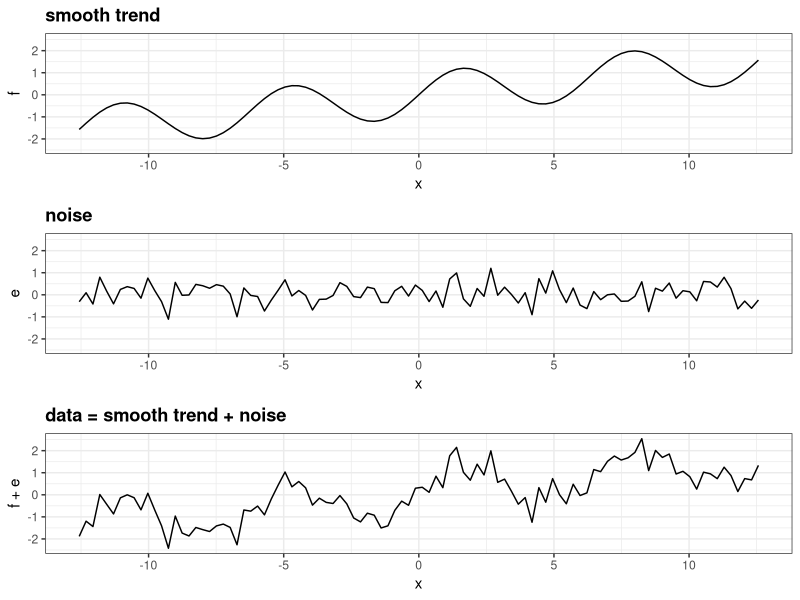
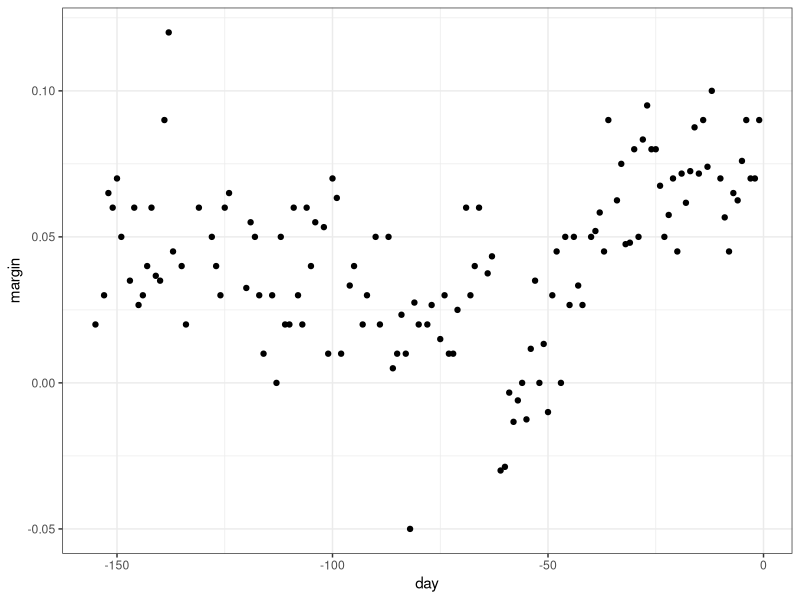
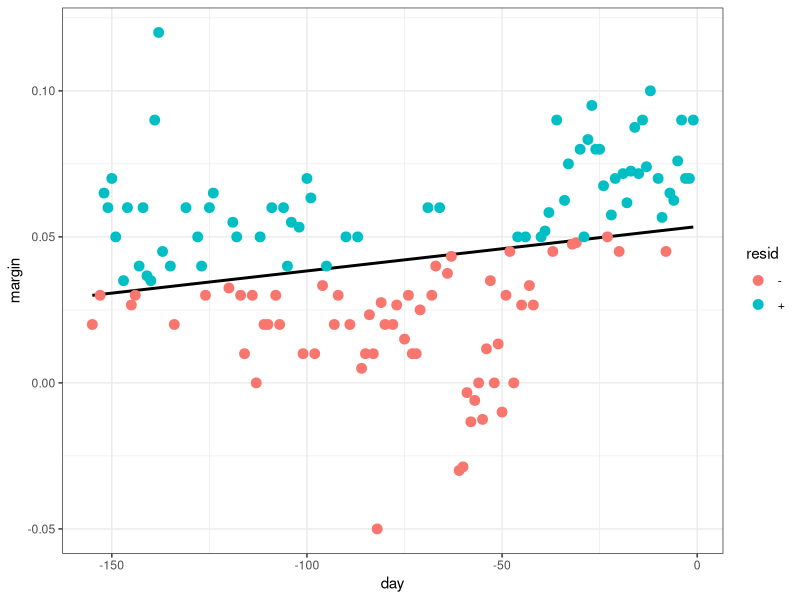
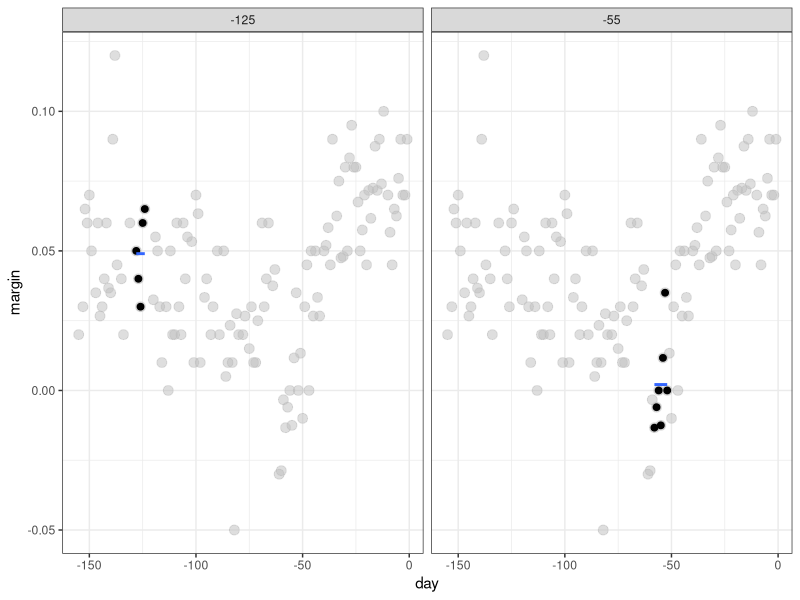

Source code (R) for these figures, in order: (Note: this script raises an error after producing the figures.)
## ---- chunk 1
library(tidyverse)
library(dslabs)
library(gridExtra)
library(ggthemes)
ds_theme_set()
options(digits = 3)
knitr::opts_chunk$set(
  comment = "#>",
  collapse = TRUE,
  cache = TRUE,
  out.width = "70%",
  fig.align = "center",
  fig.width = 6,
  fig.asp = 0.618,  # 1 / phi
  fig.show = "hold"
)

img_path <- "img"
## ---- chunk 2
library(tidyverse) 
set.seed(1) 
n <- 100 
x <- seq(-pi*4, pi*4, len = n) 
tmp <- data.frame(x = x , f = sin(x) + x/8, e = rnorm(n, 0, 0.5))  
p1 <- qplot(x, f, main = "smooth trend", ylim = range(tmp$f+tmp$e), data = tmp, geom = "line") 
p2 <- qplot(x, e, main = "noise", ylim = range(tmp$f+tmp$e), data = tmp, geom = "line") 
p3 <- qplot(x, f+e, main = "data = smooth trend + noise", ylim = range(tmp$f+tmp$e), data = tmp, geom = "line") 
gridExtra::grid.arrange(p1, p2, p3) 
## ---- chunk 3
library(tidyverse) 
library(dslabs) 
data("polls_2008") 
qplot(day, margin, data = polls_2008) 
## ---- chunk 4
resid <- ifelse(lm(margin~day, data = polls_2008)$resid > 0, "+", "-") 
polls_2008 |>  
  mutate(resid = resid) |>  
  ggplot(aes(day, margin)) +  
  geom_smooth(method = "lm", formula = "y~x", se = FALSE, color = "black") + 
  geom_point(aes(color = resid), size = 3) 
## ---- chunk 5
span <- 3.5 
tmp <- polls_2008 |> 
  crossing(center = polls_2008$day) |> 
  mutate(dist = abs(day - center)) |> 
  filter(dist <= span)  
tmp |> filter(center %in% c(-125, -55)) |> 
  ggplot(aes(day, margin)) +    
  geom_point(data = polls_2008, size = 3, alpha = 0.5, color = "grey") + 
  geom_point(size = 2) +     
  geom_smooth(aes(group = center),  
              method = "lm", formula=y~1, se = FALSE) + 
  facet_wrap(~center) 
## ---- chunk 6
library(gganimate) 
span <- 7 
fit <- with(polls_2008, ksmooth(day, margin, kernel="box", x.points = day, bandwidth = span)) 
bin_fit <- data.frame(x = fit$x, .fitted=fit$y) 
knitr::include_graphics(file.path(img_path, "binsmoother-animation.gif"))
## ---- chunk 7
span <- 7  
fit <- with(polls_2008,  
            ksmooth(day, margin, kernel = "box", bandwidth = span)) 
polls_2008 |> mutate(smooth = fit$y) |> 
  ggplot(aes(day, margin)) + 
    geom_point(size = 3, alpha = .5, color = "grey") +  
  geom_line(aes(day, smooth), color="red") 
## ---- chunk 8
x_0 <- -125 
p1 <- data.frame(x = polls_2008$day) |> mutate(w_0 = 1*I(abs(x - x_0)<=span/2)) |> 
  mutate(w_0 = w_0/sum(w_0)) |> 
  ggplot(aes(x, w_0)) + 
  geom_step() + 
  ggtitle("Box") 
tmp <- with(data.frame(day = seq(min(polls_2008$day), max(polls_2008$day), .25)),  
                       ksmooth(day, 1*I(day == x_0), kernel = "normal", x.points = day, bandwidth = span)) 
p2 <- data.frame(x = tmp$x, w_0 = tmp$y) |> 
  mutate(w_0 = w_0/sum(w_0)) |> 
  ggplot(aes(x, w_0)) + 
  geom_line() + 
  ggtitle("Normal") 
gridExtra::grid.arrange(p1, p2, ncol = 2) 
## ---- chunk 9
tmp <- polls_2008 |> 
  crossing(center = polls_2008$day) |> 
  mutate(dist = abs(day - center)) |> 
  filter(dist <= span) |>  
  mutate(weight =  dnorm(dist, 0, span/2.54))|> 
  mutate(weight = weight/max(weight)) 
span <- 7 
fit <- with(polls_2008, ksmooth(day, margin, kernel="normal", x.points = day, bandwidth = span)) 
bin_fit <- data.frame(x = fit$x, .fitted=fit$y) 
knitr::include_graphics(file.path(img_path, "kernel-animation.gif"))
## ---- chunk 10
span <- 7 
fit <- with(polls_2008,  
            ksmooth(day, margin, kernel = "normal", bandwidth = span)) 
polls_2008 |> mutate(smooth = fit$y) |> 
  ggplot(aes(day, margin)) + 
  geom_point(size = 3, alpha = .5, color = "grey") +  
  geom_line(aes(day, smooth), color="red") 
## ---- chunk 11
knitr::include_graphics(file.path(img_path, "garden.png")) 
## ---- chunk 12
span <- 21/diff(range(polls_2008$day)) 
tmp <- polls_2008 |> 
  crossing(center = polls_2008$day) |> 
  mutate(dist = abs(day - center)) |> 
  filter(rank(dist) / n() <= span) |> 
  mutate(weight = (1 - (dist / max(dist)) ^ 3) ^ 3) 
tmp |>  
  filter(center %in% c(-125, -55)) |> 
  ggplot(aes(day, margin)) +    
  scale_size(range = c(0, 3)) + 
  geom_smooth(aes(group = center, weight = weight),  
              method = "lm", formula="y~x", se = FALSE) + 
  geom_point(data = polls_2008, size = 3, alpha = .5, color = "grey") + 
  geom_point(aes(size = weight)) + 
  facet_wrap(~center) 
## ---- chunk 13
library(broom) 
fit <- loess(margin ~ day, degree=1, span = span, data=polls_2008) 
loess_fit <- augment(fit) 
knitr::include_graphics(file.path(img_path,"loess-animation.gif"))
## ---- chunk 14
total_days <- diff(range(polls_2008$day)) 
span <- 21/total_days 
fit <- loess(margin ~ day, degree=1, span = span, data=polls_2008) 
polls_2008 |> mutate(smooth = fit$fitted) |> 
  ggplot(aes(day, margin)) + 
  geom_point(size = 3, alpha = .5, color = "grey") + 
  geom_line(aes(day, smooth), color="red") 
## ---- chunk 15
spans <- c(.66, 0.25, 0.15, 0.10) 
fits <- tibble(span = spans) |>  
  group_by(span) |>  
  do(broom::augment(loess(margin ~ day, degree=1, span = .$span, data=polls_2008))) 
tmp <- fits |> 
  crossing(center = polls_2008$day) |> 
  mutate(dist = abs(day - center)) |> 
  filter(rank(dist) / n() <= span) |> 
  mutate(weight = (1 - (dist / max(dist)) ^ 3) ^ 3) 
knitr::include_graphics(file.path(img_path, "loess-multi-span-animation.gif"))
## ---- chunk 16
tmp |> ggplot(aes(day, margin)) + 
  geom_point(size = 2, alpha = .5, color = "grey") + 
  geom_line(aes(day, .fitted), data = fits, color = "red") + 
  facet_wrap(~span) 
## ---- chunk 17
x_0 <- -125 
tmp <- with(data.frame(day = seq(min(polls_2008$day), max(polls_2008$day), .25)),  
                       ksmooth(day, 1*I(day == x_0), kernel = "normal", x.points = day, bandwidth = 7)) 
p1 <- data.frame(x = tmp$x, w_0 = tmp$y) |> 
  mutate(w_0 = w_0/sum(w_0)) |> 
  ggplot(aes(x, w_0)) + 
  geom_line() + 
  ggtitle("Normal") 
p2 <- data.frame(x = seq(min(polls_2008$day), max(polls_2008$day), length.out = 100)) |> 
  mutate(w_0 = (1 - (abs(x-x_0)/21)^3)^3*I(abs(x-x_0)<=21)) |> 
  ggplot(aes(x, w_0)) + 
  geom_line()  + 
  ggtitle("Tri-weight") 
gridExtra::grid.arrange(p1, p2, ncol = 2) 
## ---- chunk 18
total_days <- diff(range(polls_2008$day)) 
span <- 28/total_days 
fit_1 <- loess(margin ~ day, degree=1, span = span, data=polls_2008) 
fit_2 <- loess(margin ~ day, span = span, data=polls_2008) 
polls_2008 |> mutate(smooth_1 = fit_1$fitted, smooth_2 = fit_2$fitted) |> 
  ggplot(aes(day, margin)) + 
  geom_point(size = 3, alpha = .5, color = "grey") + 
  geom_line(aes(day, smooth_1), color="red", lty = 2) + 
  geom_line(aes(day, smooth_2), color="orange", lty = 1)  
## ---- chunk 19
polls_2008 |> ggplot(aes(day, margin)) + 
  geom_point() +  
  geom_smooth(method = loess) 
## ---- chunk 20
polls_2008 |> ggplot(aes(day, margin)) + 
  geom_point() +  
  geom_smooth(method = loess, method.args = list(span = 0.15, degree = 1)) 
